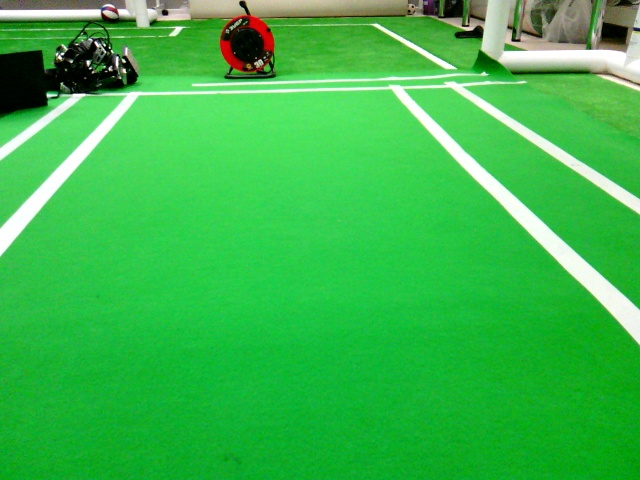
#> input picture lines_detect/IMAGE1.jpg, 640 x 480 px
$ jupyter execute line_detection.ipynb   (older library calls are emulated)
#> lines starting #> are read from the running program, lines starting #| are printed output that depends on the picture; after the words box and inside, x2 and y2 are one past the last pixel; in counts of white or black regions, pixels touching at a corner belong together
[cell 1]
import cv2
import numpy as np
import cv2
import time
from IPython.display import clear_output

#WIND_X = 480
#WIND_Y = 360

WIND_X = 640
WIND_Y = 480

def get_available_cameras (upper_bound = 10, lower_bound = 0):
    available = []

    for i in range (lower_bound, upper_bound):
        cap = cv2.VideoCapture (i)

        if (cap.isOpened ()):
            available.append (i)

        cap.release ()

    return available

def turn_to_RG (img):
    (h, w, d) = img.shape

    norm = np.zeros ((h, w), np.float)
    norm = img [:, :, 0].astype ('float') +\
           img [:, :, 1].astype ('float') +\
           img [:, :, 2].astype ('float')

    norm [norm == 0] = 5

    turned = np.zeros (img.shape, np.uint8)
    turned [:, :, 0] = ((img [:, :, 0].astype ('float')) / norm * 255).astype ('uint8')
    turned [:, :, 1] = ((img [:, :, 1].astype ('float')) / norm * 255).astype ('uint8')
    turned [:, :, 2] = ((img [:, :, 2].astype ('float')) / norm * 255).astype ('uint8')

    return turned

def obtain_color_ratio_mask (img, components, th, bl, use_rg = False):
    sh = img [:, :, 0].shape

    rg = img

    if (use_rg == True):
        rg = turn_to_RG (img)

    smoothed = cv2.blur (rg, (bl, bl))

    #print ("smoothed shape: ", smoothed.shape)

    needed = img.copy ()
    needed [:, :, 0] = np.full (sh, components [0])
    needed [:, :, 1] = np.full (sh, components [1])
    needed [:, :, 2] = np.full (sh, components [2])

    diff = cv2.absdiff (smoothed, needed)

    dif = diff [:, :, 0] + diff [:, :, 1] + diff [:, :, 2]

    ret, res_mask = cv2.threshold (dif, th, 255, cv2.THRESH_BINARY_INV)

    res_mask = cv2.morphologyEx (res_mask, cv2.MORPH_ERODE, np.ones ((int (bl), int (bl)), np.uint8))
    res_mask = cv2.morphologyEx (res_mask, cv2.MORPH_CLOSE, np.ones ((int (bl), int (bl)), np.uint8))

    res = cv2.bitwise_and (img, img, mask = res_mask)

    return res, res_mask

def erase_little_parts (mask, area_th, hei_th, wid_th):
    result = np.array (mask)
    output = cv2.connectedComponentsWithStats (mask, 8, cv2.CV_32S)
    labels_count = output      [0]
    labels       = output      [1]
    stats        = output      [2]
    sz           = stats.shape [0]

    for label_num in range (0, sz - 1):
        if (stats [label_num, cv2.CC_STAT_AREA]   < area_th or
            stats [label_num, cv2.CC_STAT_WIDTH]  < wid_th  or
            stats [label_num, cv2.CC_STAT_HEIGHT] < hei_th):
            result [labels == label_num] = 0

    return result

def draw_lines (img, mask = None):
    gray = cv2.cvtColor(img,cv2.COLOR_BGR2GRAY)

    kernel_size = 5
    blur_gray = cv2.GaussianBlur(gray,(kernel_size, kernel_size),0)

    low_threshold = 50
    high_threshold = 150
    edges = cv2.Canny (blur_gray, low_threshold, high_threshold)

    rho             = 1           # distance resolution in pixels of the Hough grid
    theta           = np.pi / 180 # angular resolution in radians of the Hough grid
    threshold       = 45          # minimum number of votes (intersections in Hough grid cell)
    min_line_length = 100         # minimum number of pixels making up a line
    max_line_gap    = 60          # maximum gap in pixels between connectable line segments

    line_image = np.copy (img) * 0  # creating a blank to draw lines on

    # Run Hough on edge detected image
    # Output "lines" is an array containing endpoints of detected line segments
    lines = cv2.HoughLinesP(edges, rho, theta, threshold, np.array([]),
                        min_line_length, max_line_gap)

    if (lines is None):
        return img, np.zeros (img.shape, np.uint8)

    #print (len (lines))

    for line in lines:
        for x1,y1,x2,y2 in line:
            cv2.line (line_image, (x1, y1), (x2, y2), (255, 0, 0), 5)

            #cv2.circle (line_image, (x1, y1), 6, (20, 30, 240), -1)
            #cv2.circle (line_image, (x2, y2), 6, (20, 30, 240), -1)

    # Draw the lines on the  image
    lines_edges = cv2.addWeighted (img, 0.8, line_image, 1, 0)

    #cv2.imshow (name, lines_edges)

    return lines_edges, line_image

[cell 2]
cam = cv2.VideoCapture (0)
#cam = cv2.VideoCapture ("inp.webm")

#cv2.namedWindow  ("field", cv2.WINDOW_NORMAL)
#cv2.resizeWindow ("field", (WIND_X, WIND_Y))

output_shape = (WIND_X * 3, WIND_Y * 2)

fourcc = cv2.VideoWriter_fourcc (*'XVID')
out    = cv2.VideoWriter        ('output.avi', fourcc, 20.0, output_shape)

cv2.namedWindow  ("lines detection", cv2.WINDOW_NORMAL)
cv2.resizeWindow ("lines detection", output_shape)

while (cam.isOpened ()):
    ret1, frame1 = cam.read ()

    if (ret1 != True):
        break

    frame_resized = cv2.resize (frame1, (int (WIND_X), int (WIND_Y)))

    cv2.waitKey (1)

    #field, thr_f = obtain_color_ratio_mask (frame_resized, (60, 180, 10), 170, 81, use_rg = True)

    field, f_mask = obtain_color_ratio_mask (frame_resized, (160, 180, 190), 170, 61, use_rg = True)

    #field, thr_f = obtain_color_ratio_mask (frame_resized, (60, 180, 10), 170, 41, use_rg = True)
    #field, thr_f = obtain_color_ratio_mask (frame_resized, (60, 180, 10), 170, 31, use_rg = True)
    #field, thr_f = obtain_color_ratio_mask (frame_resized, (60, 180, 10), 170, 21, use_rg = True)

    field2, f2_mask = obtain_color_ratio_mask (frame_resized, (60, 180, 10), 170, 5, use_rg = True)
    field_resized = cv2.resize (field, (WIND_X, WIND_Y))

    f2_mask_inv = cv2.bitwise_not (f2_mask)
    field_cut = cv2.bitwise_and (field, field, mask = f2_mask_inv)

    field_cut_resized = cv2.resize (field_cut, (WIND_X, WIND_Y))

    lines, lin = draw_lines (field_cut_resized)

    lines_mask = cv2.bitwise_and (f_mask, f2_mask_inv)
    lines_mask_resized = cv2.resize (lines_mask, (WIND_X, WIND_Y))
    lines_mask_resized_col = cv2.cvtColor (lines_mask_resized, cv2.COLOR_GRAY2RGB)

    #print (frame1.shape, lin.shape)
    lines_on_inp = cv2.addWeighted (frame_resized, 0.8, lin, 1, 0)

    row1 = np.concatenate ((frame_resized, field_resized, field_cut_resized), axis = 1)
    row2 = np.concatenate ((lines, lines_mask_resized_col, lines_on_inp), axis = 1)
    output_image = np.concatenate ((row1, row2), axis = 0)

    cv2.imshow ("lines detection", output_image)

    out.write (output_image)

    time.sleep  (0.01)

    if (cv2.waitKey (1) & 0xFF == ord ('q')):
        break

cam.release ()
out.release ()

cv2.waitKey           (1)
cv2.destroyAllWindows ()

[cell 3]
frame1 = cv2.imread ("IMAGE1.jpg")
#> frame1 is the input picture: shape (480, 640, 3); mean B, G, R 73.3, 185, 56.6

frame_resized = cv2.resize (frame1, (int (WIND_X), int (WIND_Y)))

[cell 4]
frame_resized.shape
#> Out = (480, 640, 3)

[cell 5]
frame1 = cv2.imread ("IMAGE2.jpg")
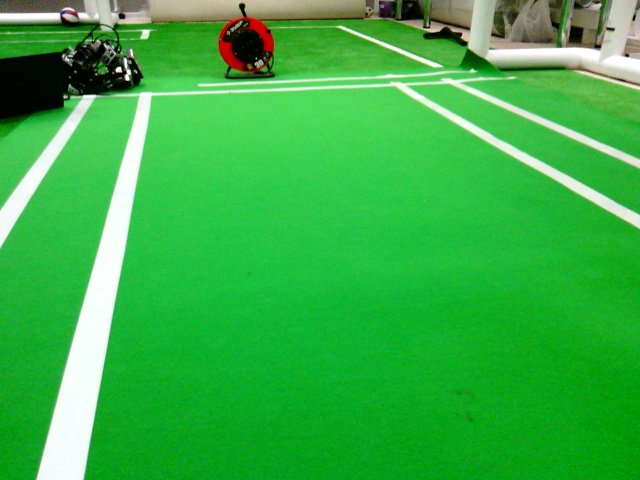
#> input picture lines_detect/IMAGE2.jpg, 640 x 480 px
#> frame1 is the input picture: shape (480, 640, 3); mean B, G, R 67.4, 176.6, 54.7

frame_resized = cv2.resize (frame1, (int (WIND_X), int (WIND_Y)))

cv2.waitKey (1)

#field, thr_f = obtain_color_ratio_mask (frame_resized, (60, 180, 10), 170, 81, use_rg = True)
field, f_mask = obtain_color_ratio_mask (frame_resized, (60, 180, 10), 190, 61, use_rg = True)
#> in turn_to_RG, `norm [norm == 0] = 5`: norm: shape (480, 640) float64; min 1, max 765, mean 298.7
#> in obtain_color_ratio_mask, `ret, res_mask = cv2.threshold (dif, th, 255, cv2.THRESH_BINARY_INV)`:
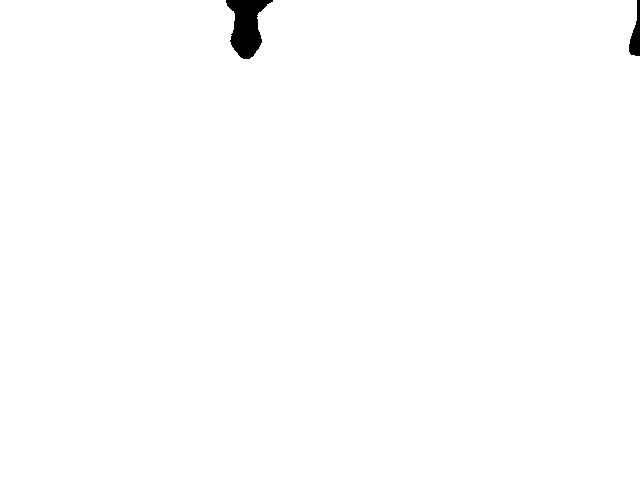
#> res_mask: shape (480, 640); 99.4% white; 2 black regions, box (x1, y1, x2, y2) and area: (226, 0, 273, 59) 1591, (629, 0, 640, 56) 350
#> in obtain_color_ratio_mask, `ret, res_mask = cv2.threshold (dif, th, 255, cv2.THRESH_BINARY_INV)`: ret = 190
#> in obtain_color_ratio_mask, `res_mask = cv2.morphologyEx (res_mask, cv2.MORPH_ERODE, np.ones ((int ..`: res_mask: shape (480, 640); 96.1% white; 2 black regions, box (x1, y1, x2, y2) and area: (196, 0, 303, 89) 8537, (599, 0, 640, 86) 3484
# [6 lines of commented-out code are left out]
field2, f2_mask = obtain_color_ratio_mask (frame_resized, (60, 180, 10), 170, 1, use_rg = True)
#> call 2 of obtain_color_ratio_mask, with components = (60, 180, 10), th = 170, bl = 1, use_rg = True
#> in obtain_color_ratio_mask (call 2), `ret, res_mask = cv2.threshold (dif, th, 255, cv2.THRESH_BINARY_INV)`:
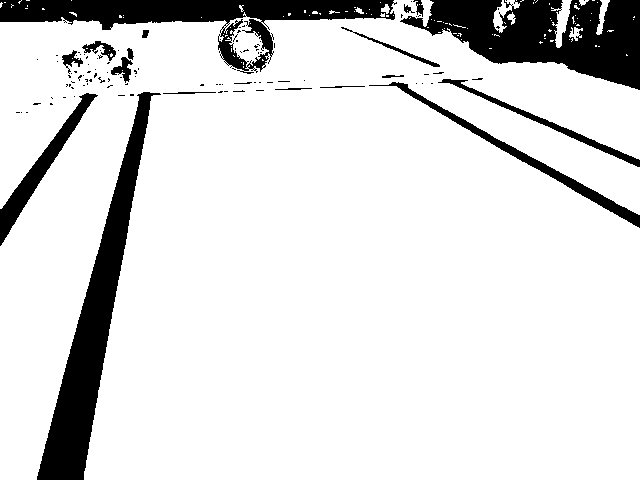
#> res_mask: shape (480, 640); 86.9% white; 113 black regions (94 under 20 px), largest, box (x1, y1, x2, y2) and area: (400, 0, 640, 90) 12009, (37, 92, 161, 480) 11352, (0, 0, 397, 74) 9265
#> in obtain_color_ratio_mask (call 2), `ret, res_mask = cv2.threshold (dif, th, 255, cv2.THRESH_BINARY_INV)`: ret = 170

field_resized = cv2.resize (field, (WIND_X, WIND_Y))

f2_mask_inv = cv2.bitwise_not (f2_mask)
field_cut = cv2.bitwise_and (field, field, mask = f2_mask_inv)

field_cut_resized = cv2.resize (field_cut, (WIND_X, WIND_Y))

lines, lin = draw_lines (field_cut_resized)
#> in draw_lines, `edges = cv2.Canny (blur_gray, low_threshold, high_threshold)`:
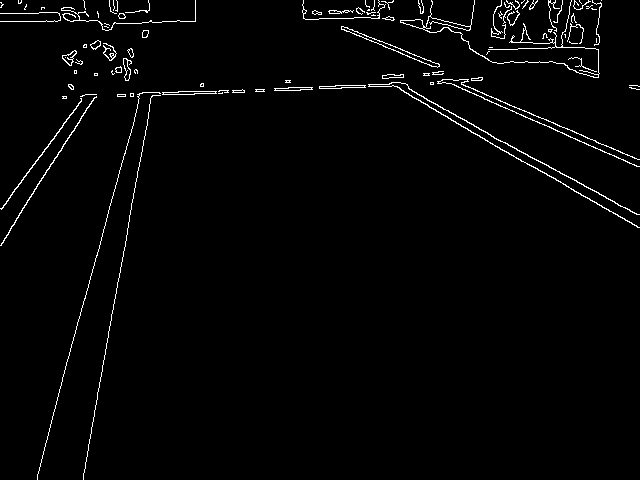
#> edges: shape (480, 640); 2% white in thin lines or dots
#> in draw_lines, `line_image = np.copy (img) * 0`: line_image: shape (480, 640, 3); every value is 0
#> in draw_lines, `lines = cv2.HoughLinesP(edges, rho, theta, threshold, np.array([]), mi..`: lines = 38 rows, first 6: [83, 479, 151, 92], [432, 72, 638, 159], [62, 96, 468, 81], [384, 75, 634, 213], [427, 73, 637, 166], [392, 85, 638, 227]
#> the loop in draw_lines, `for line in lines:` made 38 passes
#> line on passes 1 to 12: [[83, 479, 151, 92]], [[432, 72, 638, 159]], [[62, 96, 468, 81]], [[384, 75, 634, 213]], [[427, 73, 637, 166]], [[392, 85, 638, 227]], [[85, 298, 139, 98]], [[62, 98, 463, 84]], [[37, 475, 111, 199]], [[389, 83, 639, 227]], [[5, 13, 124, 15]], [[302, 11, 592, 1]]
#> after the loop in draw_lines, `for line in lines:`:
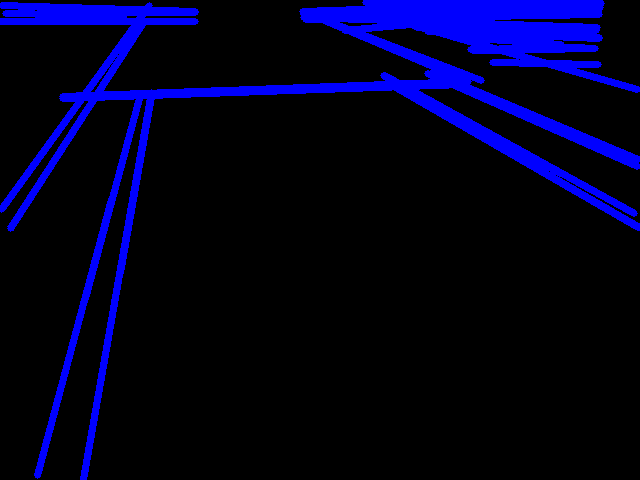
#> line_image: shape (480, 640, 3); mean B, G, R 30.8, 0, 0

lines_mask = cv2.bitwise_and (f_mask, f2_mask_inv)
#> lines_mask: shape (480, 640); 10.9% white; 91 white regions (71 under 20 px), largest, box (x1, y1, x2, y2) and area: (37, 92, 161, 480) 11352, (400, 0, 602, 78) 8786, (0, 0, 196, 30) 4337
lines_mask_resized = cv2.resize (lines_mask, (WIND_X, WIND_Y))
lines_mask_resized_col = cv2.cvtColor (lines_mask_resized, cv2.COLOR_GRAY2RGB)

#print (frame1.shape, lin.shape)
lines_on_inp = cv2.addWeighted (frame_resized, 0.8, lin, 1, 0)

row1 = np.concatenate ((frame_resized, field_resized, field_cut_resized), axis = 1)
row2 = np.concatenate ((lines, lines_mask_resized_col, lines_on_inp), axis = 1)

output_image = np.concatenate ((row1, row2), axis = 0)
#output_image = lines_on_inp

cv2.imshow ("lines detection", output_image)

cv2.waitKey           (0)
cv2.destroyAllWindows ()

[cell 6]
frame_resized.shape
#> Out = (480, 640, 3)

[cell 7]
frame1 = cv2.imread ("IMAGE1.jpg")

frame_resized =frame1

[cell 8]
cv2.waitKey (1)

#field, thr_f = obtain_color_ratio_mask (frame_resized, (60, 180, 10), 170, 81, use_rg = True)
field, f_mask = obtain_color_ratio_mask (frame_resized, (60, 180, 10), 170, 61, use_rg = True)
#> call 3 of obtain_color_ratio_mask, with components = (60, 180, 10), th = 170, bl = 61, use_rg = True
#> in turn_to_RG (call 3), `norm [norm == 0] = 5`: norm: shape (480, 640) float64; min 1, max 765, mean 314.8
#> in turn_to_RG (call 3), `turned [:, :, 1] = ((img [:, :, 1].astype ('float')) / norm * 255).ast..`:
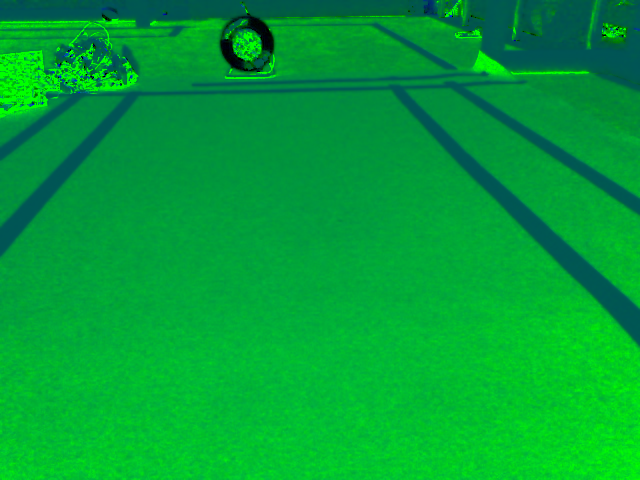
#> turned: shape (480, 640, 3); mean B, G, R 54.1, 160.4, 0
#> in obtain_color_ratio_mask (call 3), `smoothed = cv2.blur (rg, (bl, bl))`:
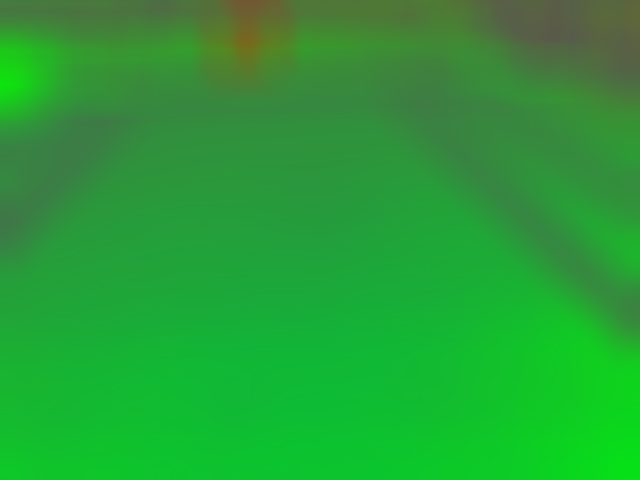
#> smoothed: shape (480, 640, 3); mean B, G, R 54.1, 160.4, 39.1
#> in obtain_color_ratio_mask (call 3), `needed [:, :, 1] = np.full (sh, components [1])`:
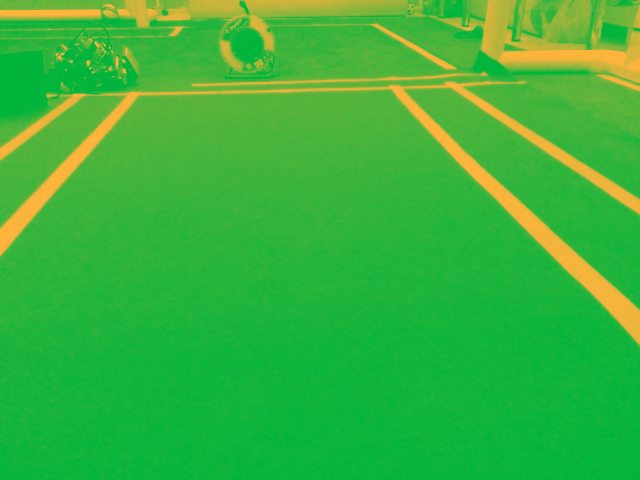
#> needed: shape (480, 640, 3); mean B, G, R 60, 180, 56.6
#> in obtain_color_ratio_mask (call 3), `dif = diff [:, :, 0] + diff [:, :, 1] + diff [:, :, 2]`:
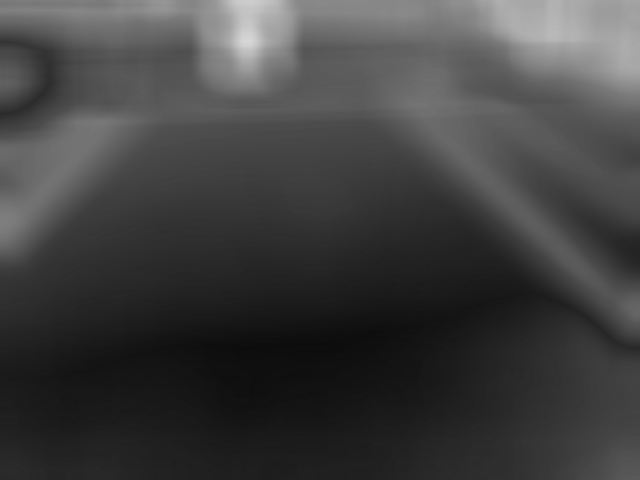
#> dif: shape (480, 640); min 12, max 215, mean 64.3
#> in obtain_color_ratio_mask (call 3), `ret, res_mask = cv2.threshold (dif, th, 255, cv2.THRESH_BINARY_INV)`: res_mask: shape (480, 640); 98.4% white; 3 black regions, box (x1, y1, x2, y2) and area: (495, 0, 587, 43) 2530, (223, 0, 282, 61) 2266, (621, 40, 630, 57) 122
#> in obtain_color_ratio_mask (call 3), `res_mask = cv2.morphologyEx (res_mask, cv2.MORPH_ERODE, np.ones ((int ..`: res_mask: shape (480, 640); 92.8% white; 2 black regions, box (x1, y1, x2, y2) and area: (465, 0, 640, 87) 12581, (193, 0, 312, 91) 9607
# [5 lines of commented-out code are left out]
field2, f2_mask = obtain_color_ratio_mask (frame_resized, (60, 180, 10), 170, 1, use_rg = True)
#> call 4 of obtain_color_ratio_mask, with components = (60, 180, 10), th = 170, bl = 1, use_rg = True
#> in obtain_color_ratio_mask (call 4), `diff = cv2.absdiff (smoothed, needed)`:
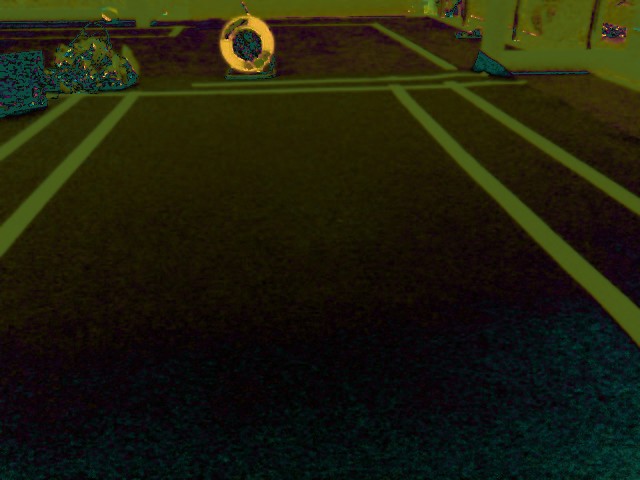
#> diff: shape (480, 640, 3); mean B, G, R 11.1, 30.1, 29.7

field_resized = cv2.resize (field, (WIND_X, WIND_Y))

f2_mask_inv = cv2.bitwise_not (f2_mask)
field_cut = cv2.bitwise_and (field, field, mask = f2_mask_inv)

field_cut_resized = cv2.resize (field_cut, (WIND_X, WIND_Y))

lines, lin = draw_lines (field_cut_resized)
#> in draw_lines (call 2), `lines = cv2.HoughLinesP(edges, rho, theta, threshold, np.array([]), mi..`: lines = 29 rows, first 6: [441, 75, 638, 198], [459, 147, 638, 309], [378, 80, 622, 324], [433, 75, 638, 213], [46, 94, 292, 89], [0, 254, 138, 95]
#> the loop in draw_lines (call 2), `for line in lines:` made 29 passes
#> line on passes 1 to 12: [[441, 75, 638, 198]], [[459, 147, 638, 309]], [[378, 80, 622, 324]], [[433, 75, 638, 213]], [[46, 94, 292, 89]], [[0, 254, 138, 95]], [[46, 96, 465, 89]], [[377, 80, 632, 335]], [[1, 227, 124, 99]], [[0, 9, 192, 9]], [[289, 81, 485, 74]], [[360, 15, 485, 84]]
